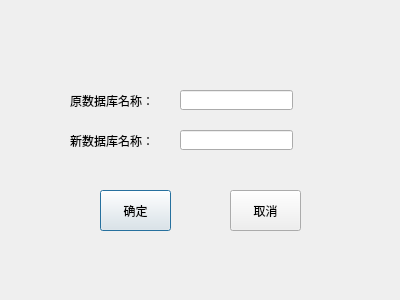
<?xml version="1.0" encoding="UTF-8"?>
<ui version="4.0">
 <class>DialogDbRename</class>
 <widget class="QDialog" name="DialogDbRename">
  <property name="geometry">
   <rect>
    <x>0</x>
    <y>0</y>
    <width>400</width>
    <height>300</height>
   </rect>
  </property>
  <property name="windowTitle">
   <string>Dialog</string>
  </property>
  <widget class="QLabel" name="label">
   <property name="geometry">
    <rect>
     <x>70</x>
     <y>90</y>
     <width>101</width>
     <height>21</height>
    </rect>
   </property>
   <property name="text">
    <string>原数据库名称：</string>
   </property>
  </widget>
  <widget class="QLabel" name="label_2">
   <property name="geometry">
    <rect>
     <x>70</x>
     <y>130</y>
     <width>101</width>
     <height>21</height>
    </rect>
   </property>
   <property name="text">
    <string>新数据库名称：</string>
   </property>
  </widget>
  <widget class="QLineEdit" name="lineEdit">
   <property name="geometry">
    <rect>
     <x>180</x>
     <y>90</y>
     <width>113</width>
     <height>20</height>
    </rect>
   </property>
  </widget>
  <widget class="QLineEdit" name="lineEdit_2">
   <property name="geometry">
    <rect>
     <x>180</x>
     <y>130</y>
     <width>113</width>
     <height>20</height>
    </rect>
   </property>
  </widget>
  <widget class="QPushButton" name="pushButton">
   <property name="geometry">
    <rect>
     <x>100</x>
     <y>190</y>
     <width>71</width>
     <height>41</height>
    </rect>
   </property>
   <property name="text">
    <string>确定</string>
   </property>
  </widget>
  <widget class="QPushButton" name="pushButton_2">
   <property name="geometry">
    <rect>
     <x>230</x>
     <y>190</y>
     <width>71</width>
     <height>41</height>
    </rect>
   </property>
   <property name="text">
    <string>取消</string>
   </property>
  </widget>
 </widget>
 <resources/>
 <connections/>
</ui>
